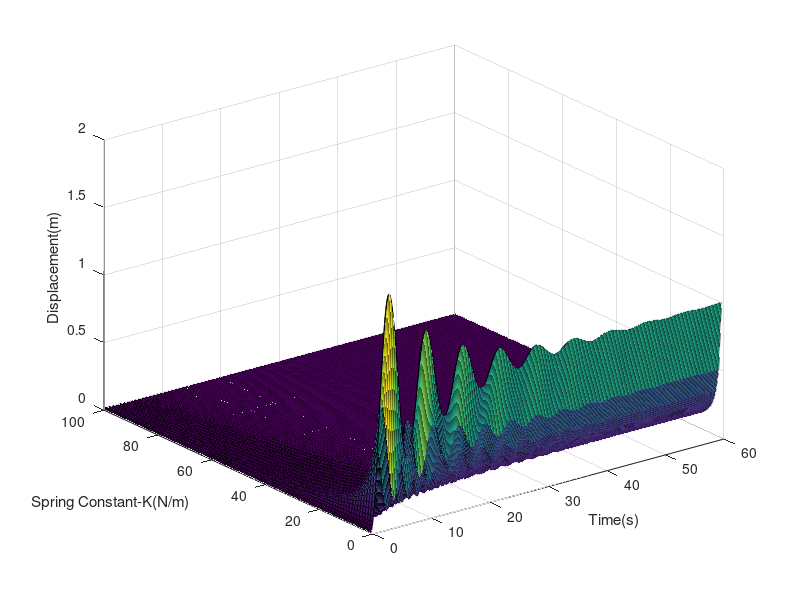

MATLAB code for this plot: (Note: this script raises an error after producing the figure.)
clear vars;
% Mass-spring-damper parameters starting with the values from
% ctms.engin.umich.edu state space model
m = 1; % Mass = 1.0 kg
%k = 1; % Spring constant = 1.0 N/m
b = 0.2; % Damping constant = 0.2 Ns/m
F = 1; % Input Force = 1.0 N



B = [0;1/m];
C = [1 0];
D = 0;
t = 0:0.1:60;
Z = zeros(601,100);

K = 1:1:100;

for k = 1:1:100
    i = k;
    A = [0,1;-k/m,-b/m];
    sys = ss(A,B,C,D);
    Z(:,i)= step(sys,t);
end 

[X,Y] = meshgrid(t,K);

fig = figure();
surf(X,Y,Z')
ylabel("Spring Constant-K(N/m)")
xlabel("Time(s)")
zlabel("Displacement(m)")

%saveas(fig,"Spring Parameter Plot.png")
%save("C:\Users\jmadinn\Documents\Jagadeesh\springParameters.mat","X","Y","Z")

saveas(fig,"/home/jmadinn/ARM_Lab/Spring_Parameter_Plot.png")
writematrix(K,'/home/jmadinn/ARM_Lab/springParameters.csv');
writematrix(t,'/home/jmadinn/ARM_Lab/timesteps.csv');
writematrix(Z,'/home/jmadinn/ARM_Lab/displacement.csv');

